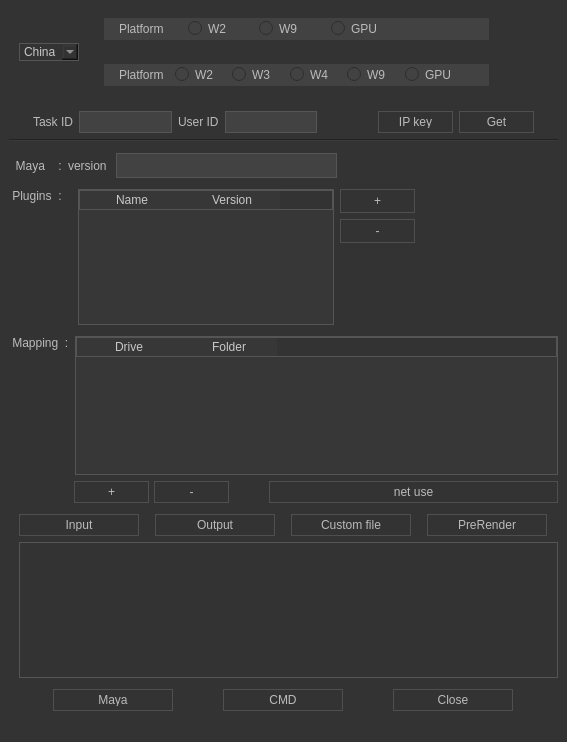
<?xml version="1.0" encoding="UTF-8"?>
<ui version="4.0">
 <class>MainWindow</class>
 <widget class="QMainWindow" name="MainWindow">
  <property name="geometry">
   <rect>
    <x>0</x>
    <y>0</y>
    <width>567</width>
    <height>742</height>
   </rect>
  </property>
  <property name="windowTitle">
   <string>MainWindow</string>
  </property>
  <property name="statusTip">
   <string/>
  </property>
  <property name="autoFillBackground">
   <bool>false</bool>
  </property>
  <property name="styleSheet">
   <string notr="true">/* === Shared === */
* {
    background-color: #333333;
    color: #BBBBBB;
    font-family: &quot;Segoe UI&quot;;
}

/* === QWidget === */
QWidget:window {
    background: #333333;
    color: #BBBBBB;
    font-family: &quot;Segoe UI&quot;;

}

/* === QPushButton === */
QPushButton {
    border: 1px solid #4f4f4f;
    padding: 4px;
    min-width: 65px;
    min-height: 12px;

}


/* =================== */
QLineEdit, QListView, QTreeView, QTableView, QAbstractSpinBox {
    background-color: rgb(66, 66, 66);
    color: #000;
    border: 1px solid #555;
}

QAbstractScrollArea, QLineEdit, QTextEdit, QAbstractSpinBox, QComboBox {
    border: 1px solid #555;
    color:rgb(200, 200, 200);
}

/* === QHeaderView === */
QHeaderView::section {
    height: 20px;
}

QHeaderView::section {
    background: rgb(55, 55, 55);
    border: 0;
    /*字体颜色*/
    color: rgb(200, 200, 200);
    padding-left: 4px;
}




QTableWidget{
    background: rgb(55, 55, 55);
    selection-background-color: rgb(77, 77, 77);
    font-family: &quot;Segoe UI&quot;;

}
</string>
  </property>
  <property name="animated">
   <bool>true</bool>
  </property>
  <property name="documentMode">
   <bool>false</bool>
  </property>
  <property name="dockNestingEnabled">
   <bool>false</bool>
  </property>
  <property name="unifiedTitleAndToolBarOnMac">
   <bool>false</bool>
  </property>
  <widget class="QWidget" name="centralwidget">
   <property name="styleSheet">
    <string notr="true"/>
   </property>
   <layout class="QVBoxLayout" name="verticalLayout_2">
    <item>
     <layout class="QHBoxLayout" name="horizontalLayout_3">
      <item>
       <spacer name="horizontalSpacer_13">
        <property name="orientation">
         <enum>Qt::Horizontal</enum>
        </property>
        <property name="sizeType">
         <enum>QSizePolicy::Fixed</enum>
        </property>
        <property name="sizeHint" stdset="0">
         <size>
          <width>10</width>
          <height>20</height>
         </size>
        </property>
       </spacer>
      </item>
      <item>
       <widget class="QComboBox" name="PlatformMode_CB">
        <property name="maximumSize">
         <size>
          <width>60</width>
          <height>16777215</height>
         </size>
        </property>
        <item>
         <property name="text">
          <string>China</string>
         </property>
        </item>
        <item>
         <property name="text">
          <string>Fox</string>
         </property>
        </item>
       </widget>
      </item>
      <item>
       <layout class="QVBoxLayout" name="verticalLayout">
        <item>
         <widget class="QWidget" name="RBgroupBox_layoutWidget" native="true">
          <layout class="QHBoxLayout" name="RBGroupBox_horizontalLayout">
           <item>
            <spacer name="horizontalSpacer_9">
             <property name="orientation">
              <enum>Qt::Horizontal</enum>
             </property>
             <property name="sizeType">
              <enum>QSizePolicy::Fixed</enum>
             </property>
             <property name="sizeHint" stdset="0">
              <size>
               <width>10</width>
               <height>20</height>
              </size>
             </property>
            </spacer>
           </item>
           <item>
            <widget class="QGroupBox" name="RBgroupBox">
             <property name="enabled">
              <bool>true</bool>
             </property>
             <property name="minimumSize">
              <size>
               <width>0</width>
               <height>22</height>
              </size>
             </property>
             <property name="styleSheet">
              <string notr="true">    background-color: rgb(66, 66, 66);

 color: #BBBBBB;
	border: 1px solid rgb(66, 66, 66);
font-family: &quot;Segoe UI&quot;;</string>
             </property>
             <property name="title">
              <string/>
             </property>
             <property name="flat">
              <bool>false</bool>
             </property>
             <widget class="QWidget" name="layoutWidget">
              <property name="geometry">
               <rect>
                <x>10</x>
                <y>0</y>
                <width>281</width>
                <height>21</height>
               </rect>
              </property>
              <layout class="QHBoxLayout" name="grouprb_horizontalLayout">
               <property name="leftMargin">
                <number>1</number>
               </property>
               <item>
                <widget class="QLabel" name="Platform_Label">
                 <property name="text">
                  <string>Platform</string>
                 </property>
                </widget>
               </item>
               <item>
                <widget class="QRadioButton" name="W2rb">
                 <property name="text">
                  <string>W2</string>
                 </property>
                </widget>
               </item>
               <item>
                <widget class="QRadioButton" name="W9rb">
                 <property name="text">
                  <string>W9</string>
                 </property>
                </widget>
               </item>
               <item>
                <widget class="QRadioButton" name="GPUrb">
                 <property name="text">
                  <string>GPU</string>
                 </property>
                </widget>
               </item>
              </layout>
             </widget>
            </widget>
           </item>
           <item>
            <spacer name="horizontalSpacer_10">
             <property name="orientation">
              <enum>Qt::Horizontal</enum>
             </property>
             <property name="sizeType">
              <enum>QSizePolicy::Fixed</enum>
             </property>
             <property name="sizeHint" stdset="0">
              <size>
               <width>60</width>
               <height>20</height>
              </size>
             </property>
            </spacer>
           </item>
          </layout>
         </widget>
        </item>
        <item>
         <widget class="QWidget" name="RBgroupBox_layoutWidget2" native="true">
          <layout class="QHBoxLayout" name="RBGroupBox_horizontalLayout2">
           <property name="sizeConstraint">
            <enum>QLayout::SetDefaultConstraint</enum>
           </property>
           <item>
            <spacer name="horizontalSpacer_46">
             <property name="orientation">
              <enum>Qt::Horizontal</enum>
             </property>
             <property name="sizeType">
              <enum>QSizePolicy::Fixed</enum>
             </property>
             <property name="sizeHint" stdset="0">
              <size>
               <width>10</width>
               <height>20</height>
              </size>
             </property>
            </spacer>
           </item>
           <item>
            <widget class="QGroupBox" name="RBgroupBox2">
             <property name="enabled">
              <bool>true</bool>
             </property>
             <property name="minimumSize">
              <size>
               <width>0</width>
               <height>22</height>
              </size>
             </property>
             <property name="styleSheet">
              <string notr="true">    background-color: rgb(66, 66, 66);

 color: #BBBBBB;
	border: 1px solid rgb(66, 66, 66);
font-family: &quot;Segoe UI&quot;;</string>
             </property>
             <property name="title">
              <string/>
             </property>
             <property name="flat">
              <bool>false</bool>
             </property>
             <widget class="QWidget" name="layoutWidget_4">
              <property name="geometry">
               <rect>
                <x>10</x>
                <y>0</y>
                <width>341</width>
                <height>21</height>
               </rect>
              </property>
              <layout class="QHBoxLayout" name="grouprb_horizontalLayout2_2">
               <property name="leftMargin">
                <number>1</number>
               </property>
               <item>
                <widget class="QLabel" name="Platform_Label_c">
                 <property name="text">
                  <string>Platform</string>
                 </property>
                </widget>
               </item>
               <item>
                <widget class="QRadioButton" name="c_W2rb">
                 <property name="text">
                  <string>W2</string>
                 </property>
                </widget>
               </item>
               <item>
                <widget class="QRadioButton" name="c_W3rb">
                 <property name="text">
                  <string>W3</string>
                 </property>
                </widget>
               </item>
               <item>
                <widget class="QRadioButton" name="c_W4rb">
                 <property name="text">
                  <string>W4</string>
                 </property>
                </widget>
               </item>
               <item>
                <widget class="QRadioButton" name="c_W9rb">
                 <property name="text">
                  <string>W9</string>
                 </property>
                </widget>
               </item>
               <item>
                <widget class="QRadioButton" name="c_GPUrb">
                 <property name="text">
                  <string>GPU</string>
                 </property>
                </widget>
               </item>
              </layout>
             </widget>
            </widget>
           </item>
           <item>
            <spacer name="horizontalSpacer_44">
             <property name="orientation">
              <enum>Qt::Horizontal</enum>
             </property>
             <property name="sizeType">
              <enum>QSizePolicy::Fixed</enum>
             </property>
             <property name="sizeHint" stdset="0">
              <size>
               <width>60</width>
               <height>20</height>
              </size>
             </property>
            </spacer>
           </item>
          </layout>
         </widget>
        </item>
       </layout>
      </item>
     </layout>
    </item>
    <item>
     <layout class="QHBoxLayout" name="ID_horizontalLayout">
      <property name="topMargin">
       <number>10</number>
      </property>
      <item>
       <spacer name="horizontalSpacer">
        <property name="orientation">
         <enum>Qt::Horizontal</enum>
        </property>
        <property name="sizeHint" stdset="0">
         <size>
          <width>40</width>
          <height>20</height>
         </size>
        </property>
       </spacer>
      </item>
      <item>
       <widget class="QLabel" name="TaskID">
        <property name="maximumSize">
         <size>
          <width>50</width>
          <height>25</height>
         </size>
        </property>
        <property name="text">
         <string>Task ID</string>
        </property>
       </widget>
      </item>
      <item>
       <widget class="QLineEdit" name="TaskID_lineEdit">
        <property name="minimumSize">
         <size>
          <width>90</width>
          <height>0</height>
         </size>
        </property>
        <property name="maximumSize">
         <size>
          <width>16777215</width>
          <height>25</height>
         </size>
        </property>
       </widget>
      </item>
      <item>
       <widget class="QLabel" name="UserID">
        <property name="maximumSize">
         <size>
          <width>50</width>
          <height>25</height>
         </size>
        </property>
        <property name="text">
         <string>User ID</string>
        </property>
       </widget>
      </item>
      <item>
       <widget class="QLineEdit" name="UserID_lineEdit">
        <property name="minimumSize">
         <size>
          <width>90</width>
          <height>0</height>
         </size>
        </property>
        <property name="maximumSize">
         <size>
          <width>16777215</width>
          <height>25</height>
         </size>
        </property>
       </widget>
      </item>
      <item>
       <spacer name="horizontalSpacer_2">
        <property name="orientation">
         <enum>Qt::Horizontal</enum>
        </property>
        <property name="sizeHint" stdset="0">
         <size>
          <width>70</width>
          <height>20</height>
         </size>
        </property>
       </spacer>
      </item>
      <item>
       <widget class="QPushButton" name="IPkey">
        <property name="maximumSize">
         <size>
          <width>50</width>
          <height>25</height>
         </size>
        </property>
        <property name="text">
         <string>IP key</string>
        </property>
       </widget>
      </item>
      <item>
       <widget class="QPushButton" name="Get_Button">
        <property name="minimumSize">
         <size>
          <width>75</width>
          <height>22</height>
         </size>
        </property>
        <property name="maximumSize">
         <size>
          <width>60</width>
          <height>25</height>
         </size>
        </property>
        <property name="text">
         <string>Get</string>
        </property>
       </widget>
      </item>
      <item>
       <spacer name="horizontalSpacer_3">
        <property name="orientation">
         <enum>Qt::Horizontal</enum>
        </property>
        <property name="sizeHint" stdset="0">
         <size>
          <width>40</width>
          <height>20</height>
         </size>
        </property>
       </spacer>
      </item>
     </layout>
    </item>
    <item>
     <widget class="Line" name="line">
      <property name="orientation">
       <enum>Qt::Horizontal</enum>
      </property>
     </widget>
    </item>
    <item>
     <layout class="QHBoxLayout" name="maya_horizontalLayout">
      <property name="spacing">
       <number>6</number>
      </property>
      <property name="topMargin">
       <number>5</number>
      </property>
      <item>
       <widget class="QLabel" name="Maya_label">
        <property name="minimumSize">
         <size>
          <width>0</width>
          <height>25</height>
         </size>
        </property>
        <property name="text">
         <string>  Maya    :</string>
        </property>
       </widget>
      </item>
      <item>
       <widget class="QLabel" name="Version_label">
        <property name="minimumSize">
         <size>
          <width>0</width>
          <height>25</height>
         </size>
        </property>
        <property name="text">
         <string>version </string>
        </property>
       </widget>
      </item>
      <item>
       <widget class="QLineEdit" name="Version_lineEdit">
        <property name="minimumSize">
         <size>
          <width>0</width>
          <height>25</height>
         </size>
        </property>
        <property name="maximumSize">
         <size>
          <width>16777215</width>
          <height>25</height>
         </size>
        </property>
        <property name="text">
         <string/>
        </property>
       </widget>
      </item>
      <item>
       <spacer name="horizontalSpacer_4">
        <property name="orientation">
         <enum>Qt::Horizontal</enum>
        </property>
        <property name="sizeHint" stdset="0">
         <size>
          <width>40</width>
          <height>20</height>
         </size>
        </property>
       </spacer>
      </item>
     </layout>
    </item>
    <item>
     <layout class="QHBoxLayout" name="Plugins_horizontalLayout">
      <property name="topMargin">
       <number>5</number>
      </property>
      <item>
       <layout class="QVBoxLayout" name="Plugins_verticalLayout">
        <property name="rightMargin">
         <number>10</number>
        </property>
        <item>
         <widget class="QLabel" name="Plugins_label">
          <property name="text">
           <string> Plugins  :</string>
          </property>
         </widget>
        </item>
        <item>
         <spacer name="verticalSpacer_2">
          <property name="orientation">
           <enum>Qt::Vertical</enum>
          </property>
          <property name="sizeHint" stdset="0">
           <size>
            <width>20</width>
            <height>40</height>
           </size>
          </property>
         </spacer>
        </item>
       </layout>
      </item>
      <item>
       <widget class="QTableWidget" name="Plugins_tableWidget">
        <property name="styleSheet">
         <string notr="true"/>
        </property>
        <column>
         <property name="text">
          <string>Name</string>
         </property>
        </column>
        <column>
         <property name="text">
          <string>Version</string>
         </property>
        </column>
       </widget>
      </item>
      <item>
       <layout class="QVBoxLayout" name="Plugins_verticalLayout2">
        <item>
         <widget class="QPushButton" name="Plugins_add">
          <property name="text">
           <string>+</string>
          </property>
         </widget>
        </item>
        <item>
         <widget class="QPushButton" name="Plugins_reduce">
          <property name="text">
           <string>-</string>
          </property>
         </widget>
        </item>
        <item>
         <spacer name="verticalSpacer_4">
          <property name="orientation">
           <enum>Qt::Vertical</enum>
          </property>
          <property name="sizeHint" stdset="0">
           <size>
            <width>20</width>
            <height>40</height>
           </size>
          </property>
         </spacer>
        </item>
       </layout>
      </item>
      <item>
       <spacer name="horizontalSpacer_5">
        <property name="orientation">
         <enum>Qt::Horizontal</enum>
        </property>
        <property name="sizeHint" stdset="0">
         <size>
          <width>20</width>
          <height>20</height>
         </size>
        </property>
       </spacer>
      </item>
     </layout>
    </item>
    <item>
     <layout class="QVBoxLayout" name="Mapping_verticalLayout_2">
      <item>
       <layout class="QHBoxLayout" name="horizontalLayout_2">
        <property name="topMargin">
         <number>5</number>
        </property>
        <item>
         <layout class="QVBoxLayout" name="Mapping_verticalLayout">
          <item>
           <widget class="QLabel" name="Mapping_label">
            <property name="text">
             <string> Mapping  :</string>
            </property>
           </widget>
          </item>
          <item>
           <spacer name="verticalSpacer_3">
            <property name="orientation">
             <enum>Qt::Vertical</enum>
            </property>
            <property name="sizeHint" stdset="0">
             <size>
              <width>20</width>
              <height>40</height>
             </size>
            </property>
           </spacer>
          </item>
         </layout>
        </item>
        <item>
         <widget class="QTableWidget" name="Mapping_tableWidget">
          <column>
           <property name="text">
            <string>Drive</string>
           </property>
          </column>
          <column>
           <property name="text">
            <string>Folder</string>
           </property>
          </column>
         </widget>
        </item>
       </layout>
      </item>
      <item>
       <layout class="QHBoxLayout" name="horizontalLayout">
        <property name="spacing">
         <number>0</number>
        </property>
        <item>
         <spacer name="horizontalSpacer_6">
          <property name="orientation">
           <enum>Qt::Horizontal</enum>
          </property>
          <property name="sizeType">
           <enum>QSizePolicy::Fixed</enum>
          </property>
          <property name="sizeHint" stdset="0">
           <size>
            <width>65</width>
            <height>20</height>
           </size>
          </property>
         </spacer>
        </item>
        <item>
         <widget class="QPushButton" name="Mapping_add">
          <property name="minimumSize">
           <size>
            <width>75</width>
            <height>22</height>
           </size>
          </property>
          <property name="maximumSize">
           <size>
            <width>40</width>
            <height>22</height>
           </size>
          </property>
          <property name="sizeIncrement">
           <size>
            <width>0</width>
            <height>0</height>
           </size>
          </property>
          <property name="text">
           <string>+</string>
          </property>
         </widget>
        </item>
        <item>
         <spacer name="horizontalSpacer_8">
          <property name="orientation">
           <enum>Qt::Horizontal</enum>
          </property>
          <property name="sizeType">
           <enum>QSizePolicy::Fixed</enum>
          </property>
          <property name="sizeHint" stdset="0">
           <size>
            <width>5</width>
            <height>20</height>
           </size>
          </property>
         </spacer>
        </item>
        <item>
         <widget class="QPushButton" name="Mapping_reduce">
          <property name="enabled">
           <bool>true</bool>
          </property>
          <property name="minimumSize">
           <size>
            <width>75</width>
            <height>22</height>
           </size>
          </property>
          <property name="maximumSize">
           <size>
            <width>40</width>
            <height>22</height>
           </size>
          </property>
          <property name="text">
           <string>-</string>
          </property>
         </widget>
        </item>
        <item>
         <spacer name="horizontalSpacer_7">
          <property name="orientation">
           <enum>Qt::Horizontal</enum>
          </property>
          <property name="sizeType">
           <enum>QSizePolicy::Fixed</enum>
          </property>
          <property name="sizeHint" stdset="0">
           <size>
            <width>40</width>
            <height>20</height>
           </size>
          </property>
         </spacer>
        </item>
        <item>
         <widget class="QPushButton" name="Mapping_netuse">
          <property name="minimumSize">
           <size>
            <width>75</width>
            <height>22</height>
           </size>
          </property>
          <property name="sizeIncrement">
           <size>
            <width>0</width>
            <height>0</height>
           </size>
          </property>
          <property name="baseSize">
           <size>
            <width>0</width>
            <height>0</height>
           </size>
          </property>
          <property name="text">
           <string>net use</string>
          </property>
         </widget>
        </item>
       </layout>
      </item>
     </layout>
    </item>
    <item>
     <layout class="QHBoxLayout" name="path_horizontalLayout">
      <property name="topMargin">
       <number>5</number>
      </property>
      <item>
       <widget class="QPushButton" name="Input_Button">
        <property name="minimumSize">
         <size>
          <width>75</width>
          <height>22</height>
         </size>
        </property>
        <property name="maximumSize">
         <size>
          <width>120</width>
          <height>16777215</height>
         </size>
        </property>
        <property name="text">
         <string>Input</string>
        </property>
       </widget>
      </item>
      <item>
       <widget class="QPushButton" name="Output_Button">
        <property name="minimumSize">
         <size>
          <width>75</width>
          <height>22</height>
         </size>
        </property>
        <property name="maximumSize">
         <size>
          <width>120</width>
          <height>16777215</height>
         </size>
        </property>
        <property name="text">
         <string>Output</string>
        </property>
       </widget>
      </item>
      <item>
       <widget class="QPushButton" name="Customfile_Button">
        <property name="minimumSize">
         <size>
          <width>75</width>
          <height>22</height>
         </size>
        </property>
        <property name="maximumSize">
         <size>
          <width>120</width>
          <height>16777215</height>
         </size>
        </property>
        <property name="text">
         <string>Custom file</string>
        </property>
       </widget>
      </item>
      <item>
       <widget class="QPushButton" name="PreRender_Button">
        <property name="minimumSize">
         <size>
          <width>75</width>
          <height>22</height>
         </size>
        </property>
        <property name="maximumSize">
         <size>
          <width>120</width>
          <height>16777215</height>
         </size>
        </property>
        <property name="text">
         <string>PreRender</string>
        </property>
       </widget>
      </item>
     </layout>
    </item>
    <item>
     <spacer name="verticalSpacer">
      <property name="orientation">
       <enum>Qt::Vertical</enum>
      </property>
      <property name="sizeHint" stdset="0">
       <size>
        <width>20</width>
        <height>40</height>
       </size>
      </property>
     </spacer>
    </item>
    <item>
     <layout class="QHBoxLayout" name="TextCMD_horizontalLayout">
      <item>
       <spacer name="horizontalSpacer_11">
        <property name="orientation">
         <enum>Qt::Horizontal</enum>
        </property>
        <property name="sizeType">
         <enum>QSizePolicy::Fixed</enum>
        </property>
        <property name="sizeHint" stdset="0">
         <size>
          <width>10</width>
          <height>20</height>
         </size>
        </property>
       </spacer>
      </item>
      <item>
       <widget class="QTextEdit" name="TextCMD">
        <property name="enabled">
         <bool>true</bool>
        </property>
        <property name="toolTipDuration">
         <number>-1</number>
        </property>
        <property name="frameShape">
         <enum>QFrame::StyledPanel</enum>
        </property>
        <property name="lineWidth">
         <number>1</number>
        </property>
       </widget>
      </item>
     </layout>
    </item>
    <item>
     <layout class="QHBoxLayout" name="execute_horizontalLayout">
      <property name="topMargin">
       <number>5</number>
      </property>
      <item>
       <widget class="QPushButton" name="Maya_Button">
        <property name="minimumSize">
         <size>
          <width>75</width>
          <height>22</height>
         </size>
        </property>
        <property name="maximumSize">
         <size>
          <width>120</width>
          <height>16777215</height>
         </size>
        </property>
        <property name="text">
         <string>Maya</string>
        </property>
       </widget>
      </item>
      <item>
       <widget class="QPushButton" name="CMD_Button">
        <property name="minimumSize">
         <size>
          <width>75</width>
          <height>22</height>
         </size>
        </property>
        <property name="maximumSize">
         <size>
          <width>120</width>
          <height>16777215</height>
         </size>
        </property>
        <property name="text">
         <string>CMD</string>
        </property>
       </widget>
      </item>
      <item>
       <widget class="QPushButton" name="Close_Button">
        <property name="minimumSize">
         <size>
          <width>75</width>
          <height>22</height>
         </size>
        </property>
        <property name="maximumSize">
         <size>
          <width>120</width>
          <height>16777215</height>
         </size>
        </property>
        <property name="text">
         <string>Close</string>
        </property>
       </widget>
      </item>
     </layout>
    </item>
   </layout>
  </widget>
  <widget class="QMenuBar" name="menubar">
   <property name="geometry">
    <rect>
     <x>0</x>
     <y>0</y>
     <width>567</width>
     <height>21</height>
    </rect>
   </property>
  </widget>
  <widget class="QStatusBar" name="statusbar"/>
 </widget>
 <resources/>
 <connections/>
</ui>
